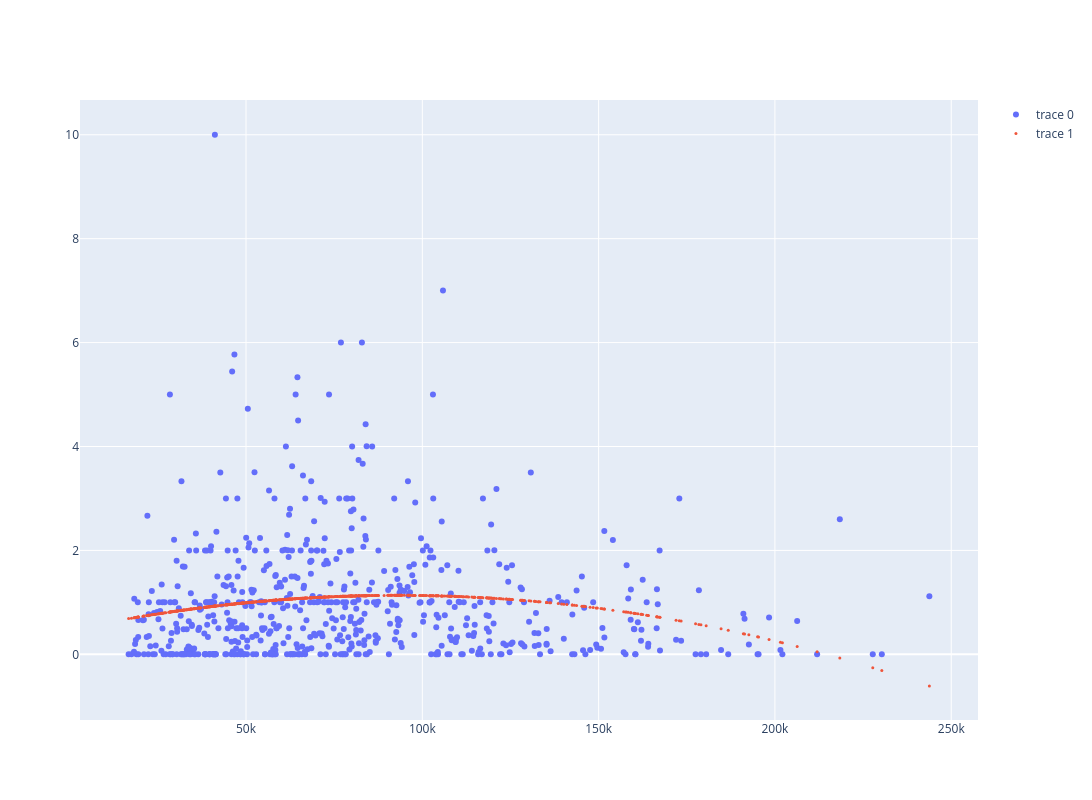

Here is the notebook cell this chart was saved with:
### Markdown cell above
## Cameras vs Shortest Path

### Code cell
result = smf.wls("n_cameras ~ I(household_income_by_race**2) + household_income_by_race", data=data).fit()

data_x = data.household_income_by_race
data_y = data.n_cameras

show_and_plot(result, data_x, data_y)

### Figure 1 — Plotly figure (JSON) as saved in the notebook; plotly's stock layout.template omitted (floating-point values rounded to 4 significant figures; data arrays with more than 128 entries replaced by an {"elided": "..."} marker saying what was removed)
{"data": [{"mode": "markers", "type": "scatter", "x": {"elided": "633 int values"}, "y": {"elided": "633 float values"}}, {"marker": {"size": 3}, "mode": "markers", "type": "scatter", "x": {"elided": "633 int values"}, "y": {"elided": "633 float values"}}], "layout": {"height": 800, "width": 1200}}
